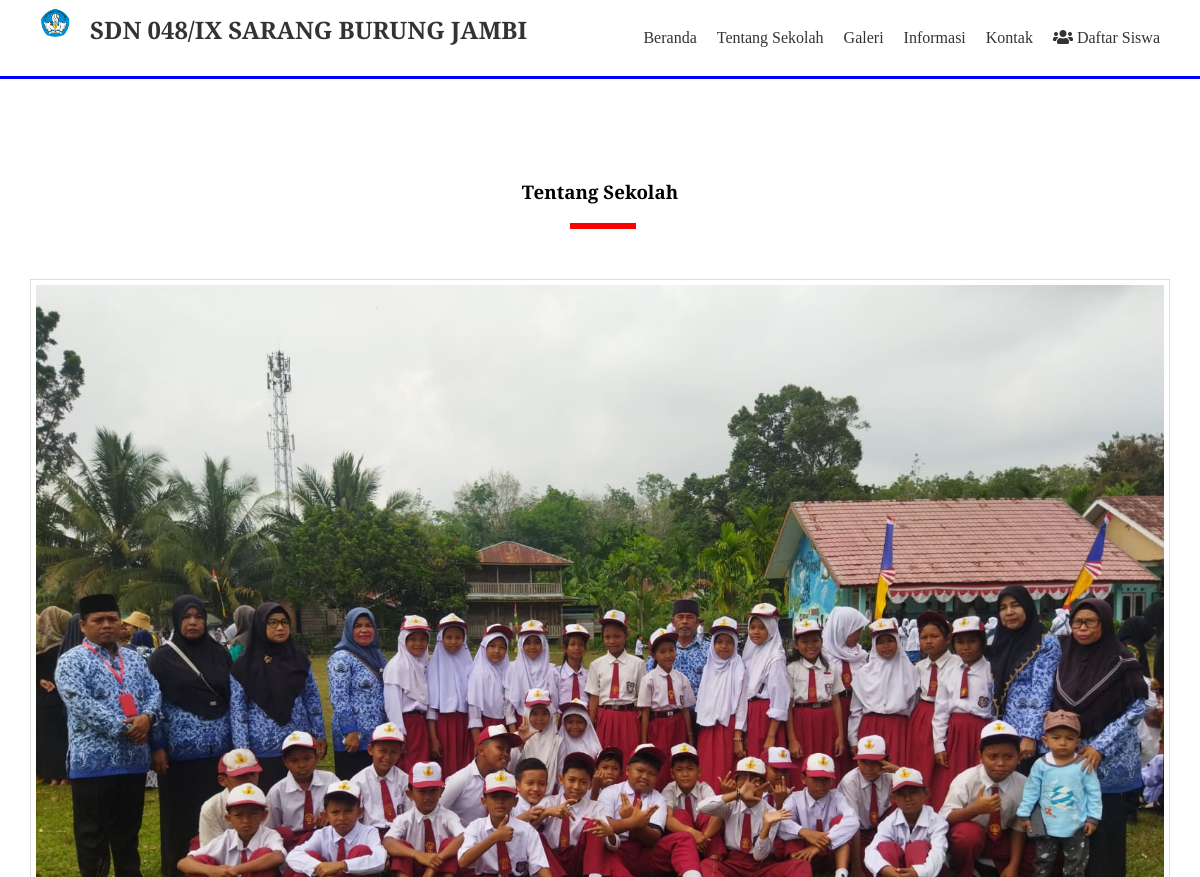
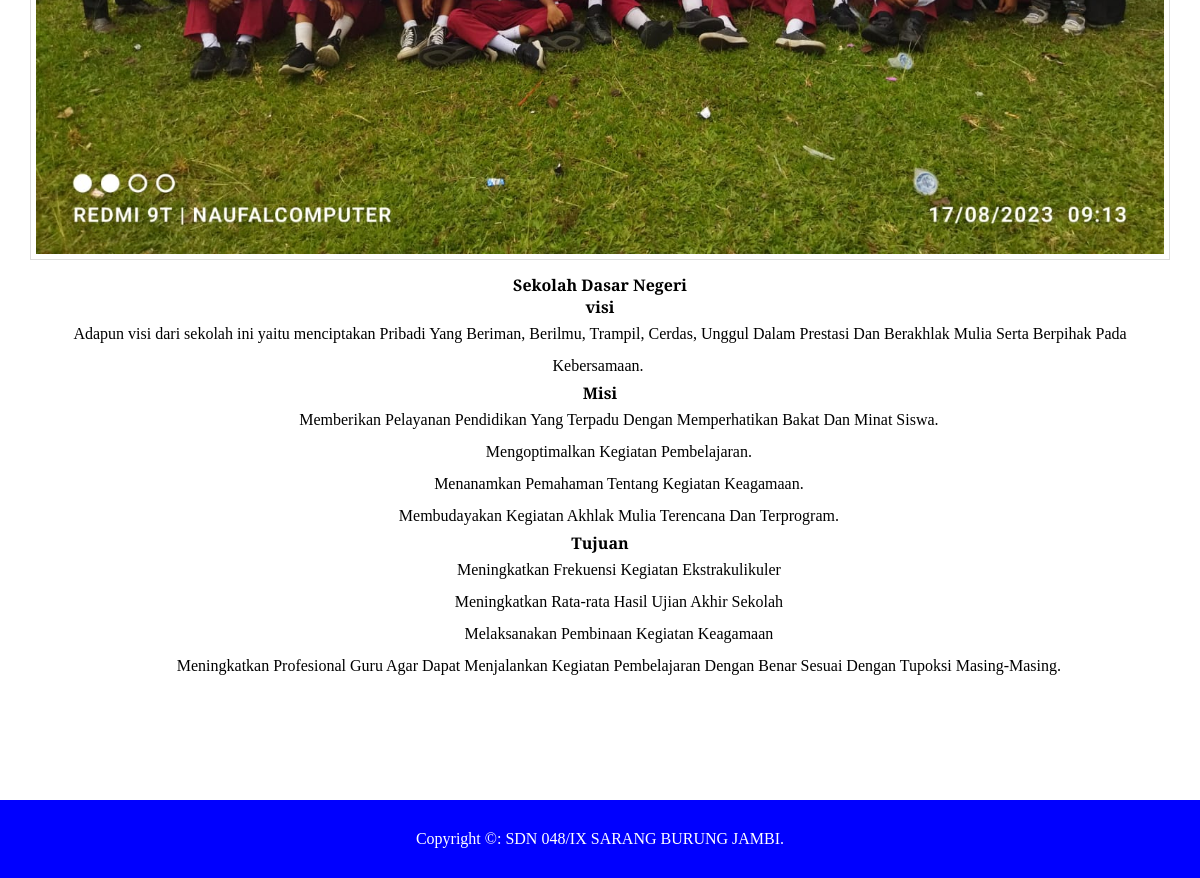
/tentang-sekolah.php, run on the app's committed database (2 pictures, top to bottom).
### tables this page shows
CREATE TABLE `pengaturan` (
  `id` int(11) NOT NULL,
  `nama` varchar(50) NOT NULL,
  `email` varchar(50) NOT NULL,
  `telepon` varchar(20) NOT NULL,
  `alamat` text NOT NULL,
  `logo` varchar(50) NOT NULL,
  `favicon` varchar(50) NOT NULL,
  `tentang_sekolah` text NOT NULL,
  `foto_sekolah` varchar(50) NOT NULL,
  `google_maps` text NOT NULL,
  `nama_kepsek` varchar(50) NOT NULL,
  `foto_kepsek` varchar(50) NOT NULL,
  `sambutan_kepsek` text NOT NULL,
  `created_at` timestamp NOT NULL DEFAULT current_timestamp(),
  `updated_at` datetime DEFAULT NULL
);

### tentang-sekolah.php (the view)
<?php include 'header.php'; ?>
<div class="section">
	<div class="container">
		<h3 class="text-center">Tentang Sekolah</h3>
		<img src="uploads/identitas/<?= $d->foto_sekolah ?>" width="100%" class="image">
		<?= $d->tentang_sekolah ?>
	</div>
</div>
<?php include 'footer.php'; ?>

### header.php (shortened to what this page needs)
<?php
	include 'koneksi.php';
	$identitas = mysqli_query($conn, "SELECT * FROM pengaturan ORDER BY id DESC LIMIT 1");
	$d = mysqli_fetch_object($identitas);
 ?>
<!DOCTYPE html>
<html>
<head>
	<link rel="stylesheet" type="text/css" href="assets/css/style.css">
	<link rel="stylesheet" href="https://cdnjs.cloudflare.com/ajax/libs/font-awesome/5.15.3/css/all.min.css" />
</head>
<body>
	<div class="header">
		<div class="container">
			<div class="header-logo">
				<img src="uploads/identitas/<?= $d->logo ?>" width="50px">
				<h2><a href="index.php"><?= $d->nama ?></a></h2>
			</div>
			<ul class="header-menu">
				<li><a href="index.php">Beranda</a></li>
				<li><a href="tentang-sekolah.php">Tentang Sekolah</a></li>
				<li><a href="galeri.php">Galeri</a></li>
				<li><a href="informasi.php">Informasi</a></li>
				<li><a href="kontak.php">Kontak</a></li>
				<li><a href="login.php"><i class="fas fa-users"></i> Daftar Siswa</a></li>
			</ul>
		</div>
	</div>

### footer.php
	<footer>
		<div class="container text-center">
			Copyright &copy: <?= $d->nama ?>.
		</div>
	</footer>
</body>
</html>

### assets/css/style.css (style rules this page uses)
* { margin: 0; padding: 0; font-family: 'Playfair Display', serif; box-sizing: border-box; }
a { text-decoration: 0; }
.container { width: 1140px; margin: 0 auto; }
.container::after { content: ""; display: block; clear: both; }
.text-center { text-align: center !important; }
.image { border: 1px solid #ddd; padding: 5px; }
.header { border-bottom: 3px solid #0000FF; }
.header a { color: #333; }
.header-logo { float: left; line-height: 50px; padding: 5PX 0; }
.header-logo img { float: left; margin-right: 10px; }
.header-logo h2 { float: left; }
.header-menu { float: right; }
.header-menu li { float: left; list-style: none; padding: 29px 10px; }
.section { padding: 100px 0; }
.section h3 { padding-bottom: 25px; margin-bottom: 50px; position: relative; }
.section h3::after { content: ""; display: block; width: 60px; border: 3px solid red; position: absolute; bottom: 0; left: calc(50% - 30px); }
.section img { margin-bottom: 10px; }
footer { padding: 30px; background-color: #0000FF; color: #ffff; }

### data on the page
pengaturan: logo (picture), nama "SDN 048/IX SARANG BURUNG JAMBI", foto_sekolah (picture), tentang_sekolah "Sekolah Dasar Negeri visi Adapun visi dari sekolah ini yaitu m enciptakan Pribadi Yang Beriman, Berilmu, Trampil, Cerdas, Unggul Dalam Prestasi Dan Berakhlak Mulia Serta Berpihak Pada Kebersamaan . Misi Memberikan Pelayanan Pendidikan Yang Terpadu Dengan Memperhatikan Bakat Dan Minat Siswa. Mengoptimalkan Kegiatan Pembelajaran. Menanamkan Pemahaman Tentang Kegiatan Keagamaan. Membudayakan Kegiatan Akhlak Mulia Terencana Dan Terprogram. Tujuan Meningkatkan Frekuensi Kegiatan Ekstrakulikuler Meningkatkan Rata-rata Hasil Ujian Akhir Sekolah Melaksanakan Pembinaan Kegiatan Keagamaan Meningkatkan Profesional Guru Agar Dapat Menjalankan Kegiatan Pembelajaran Dengan Benar Sesuai Dengan Tupoksi…"
